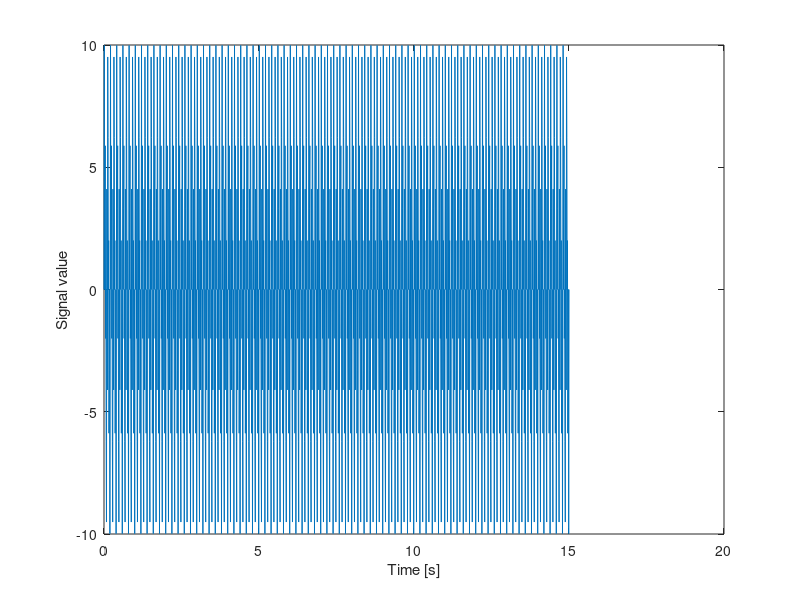

Source code (MATLAB): (Note: this script raises an error after producing the figure.)
load("HW2Problem1(1).mat");

frequency = 100; %Hz
nyquistFrequency = frequency/2;
FFTx = fft(x, 2^11); %2048 samples
frequencySamples = 0:nyquistFrequency*(2^-10):nyquistFrequency;
powerSpectralDensity = abs(FFTx);
relevantPSD = powerSpectralDensity(1:1+2^10); %isolate the first half

[Pxx,w]=pyulear(x,100,2048,"onesided");
frequencySamplesyulewalker = 0:(nyquistFrequency)*(1/(length(Pxx)-1)):(nyquistFrequency);

figure(1)
plot(t,x)
xlabel('Time [s]')
ylabel('Signal value')

figure(2)
tiledlayout(1,2)
nexttile
plot(frequencySamples,relevantPSD);
xlabel('Frequency [Hz]')
ylabel('Spectral intensity for a given frequency')
nexttile
plot(frequencySamplesyulewalker,Pxx);
xlabel('Frequency [Hz]')
ylabel('Y-W Spectral intensity for a given frequency')